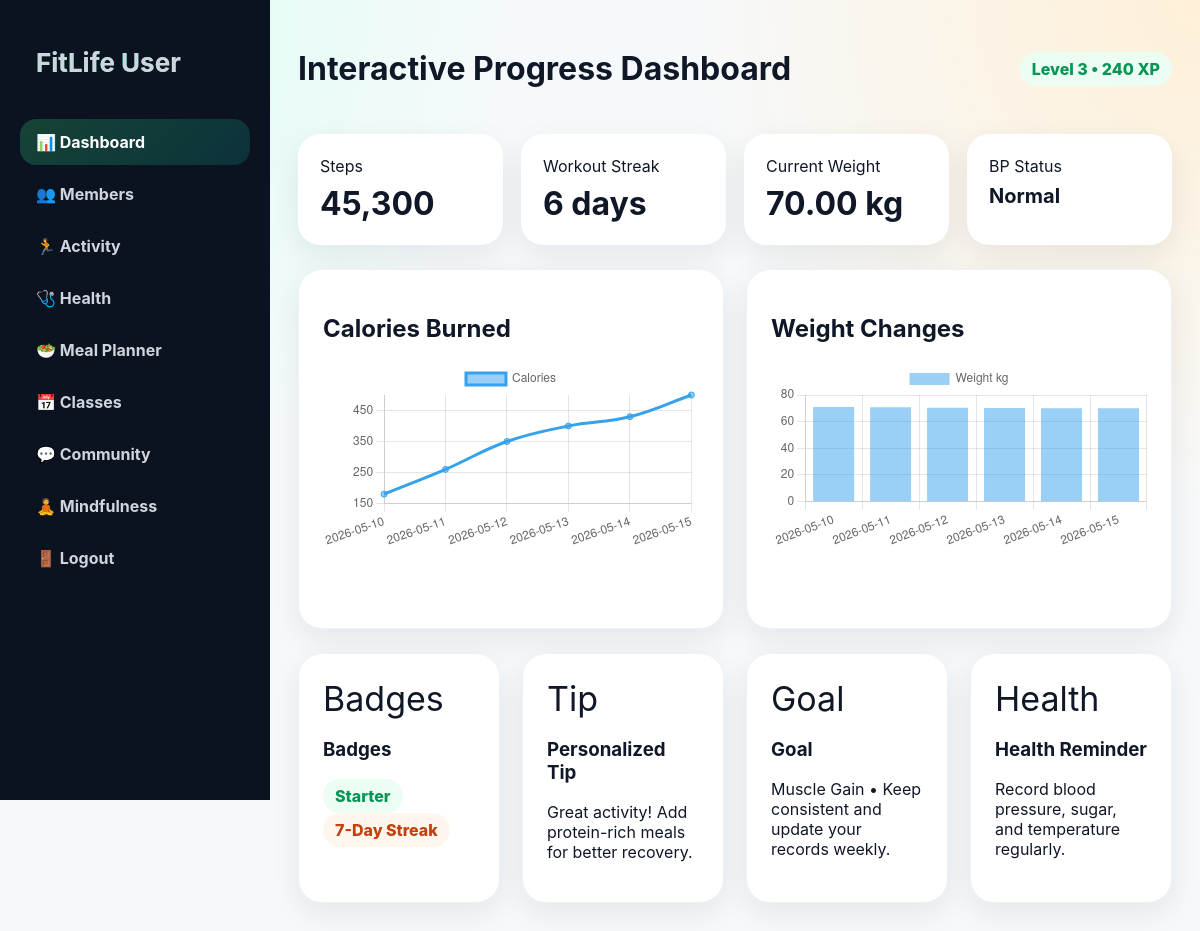
The page /member/dashboard.php (signed in) on the database its author committed.
### tables this page shows
CREATE TABLE members(
 id INT AUTO_INCREMENT PRIMARY KEY,
 user_id INT NOT NULL,
 phone VARCHAR(30), address VARCHAR(255), gender VARCHAR(20), birthday DATE,
 height_cm DECIMAL(6,2), weight_kg DECIMAL(6,2), goal VARCHAR(100), level_points INT DEFAULT 0,
 FOREIGN KEY(user_id) REFERENCES users(id) ON DELETE CASCADE
);

CREATE TABLE health_records(
 id INT AUTO_INCREMENT PRIMARY KEY,
 member_id INT NOT NULL, record_date DATE, systolic INT, diastolic INT, heart_rate INT, temperature DECIMAL(4,1), blood_sugar DECIMAL(6,2), oxygen_level INT, weight_kg DECIMAL(6,2), bmi DECIMAL(5,2), status VARCHAR(120), notes TEXT,
 FOREIGN KEY(member_id) REFERENCES members(id) ON DELETE CASCADE
);

### web/config/auth.php (called while the page is built, shortened)
<?php
function e($str){ return htmlspecialchars((string)$str, ENT_QUOTES, 'UTF-8'); }
?>

### web/member/dashboard.php (the view, shortened to what this page needs)
<?php
require '../config/database.php';
require_once '../config/auth.php';
$uid = (int)($_SESSION['user_id'] ?? 0);
$db_error = '';
function q_or_error($conn, $sql, &$db_error) {
    $res = mysqli_query($conn, $sql);
    return $res;
}
$member_id = 0;
$m = null;
$res = q_or_error($conn, "SELECT * FROM members WHERE user_id=$uid LIMIT 1", $db_error);
if ($res) { $m = mysqli_fetch_assoc($res); }
if ($m) { $member_id = (int)$m['id']; }
$labels=[]; $cal=[]; $wt=[]; $steps=0; $streak=0; $health=null;
if (!$db_error && $member_id > 0) {
    $logs = q_or_error($conn, "SELECT * FROM activity_logs WHERE member_id=$member_id ORDER BY log_date DESC LIMIT 7", $db_error);
    if ($logs) {
        $rows=[];
        while($r=mysqli_fetch_assoc($logs)){ $rows[]=$r; }
        $rows=array_reverse($rows);
        foreach($rows as $r){
            $labels[]=$r['log_date'] ?? '';
            $cal[]=(int)($r['calories_burned'] ?? 0);
            $wt[]=(float)($r['weight_kg'] ?? 0);
            $steps+=(int)($r['steps'] ?? 0);
            $streak++;
        }
    }
    if (!$db_error) {
        $hres = q_or_error($conn, "SELECT * FROM health_records WHERE member_id=$member_id ORDER BY record_date DESC LIMIT 1", $db_error);
        if ($hres) { $health=mysqli_fetch_assoc($hres); }
    }
}
?>
<!DOCTYPE html>
<html>
<head>
    <link rel="stylesheet" href="../assets/css/style.css">
</head>
<body>
<div class="layout">
    <?php include '_nav.php'; ?>
    <main class="main">
        <div class="header">
            <h1>Interactive Progress Dashboard</h1>
            <span class="badge">Level <?=floor((int)($m['level_points']??0)/100)+1?> • <?=e($m['level_points']??0)?> XP</span>
        </div>
        <?php if($db_error): ?>
            <div class="card" style="border-left:6px solid #ef4444">
                <h2>Database needs reset/import</h2>
                <p>The dashboard cannot read the current database schema.</p>
                <p><b>MySQL error:</b> <?=e($db_error)?></p>
                <p>Open phpMyAdmin, drop/delete <b>fitlife_db</b>, then import:</p>
                <code>web/database/RESET_AND_IMPORT_fitlife_db.sql</code>
            </div>
        <?php else: ?>
            <div class="stat-grid">
                <div class="stat"><span>Steps</span><h2><?=number_format($steps)?></h2></div>
                <div class="stat"><span>Workout Streak</span><h2><?=$streak?> days</h2></div>
                <div class="stat"><span>Current Weight</span><h2><?=e($m['weight_kg']??'0')?> kg</h2></div>
                <div class="stat"><span>BP Status</span><h2 style="font-size:20px"><?=e($health['status']??'No data')?></h2></div>
            </div>
            <div class="grid" style="padding:24px 0">
                <div class="card chart-card" style="grid-column:span 2"><h2>Calories Burned</h2><canvas id="cal"></canvas></div>
                <div class="card chart-card" style="grid-column:span 2"><h2>Weight Changes</h2><canvas id="wt"></canvas></div>
            </div>
            <div class="grid" style="padding:0">
                <div class="card"><div class="icon">Badges</div><h3>Badges</h3><p><span class="badge">Starter</span> <span class="badge warn">7-Day Streak</span></p></div>
                <div class="card"><div class="icon">Tip</div><h3>Personalized Tip</h3><p><?=($steps<5000)?'Try a 20-minute walk today to boost your step count.':'Great activity! Add protein-rich meals for better recovery.'?></p></div>
                <div class="card"><div class="icon">Goal</div><h3>Goal</h3><p><?=e($m['goal']??'Fitness Goal')?> • Keep consistent and update your records weekly.</p></div>
                <div class="card"><div class="icon">Health</div><h3>Health Reminder</h3><p>Record blood pressure, sugar, and temperature regularly.</p></div>
            </div>
            <script>
            new Chart(document.getElementById('cal'),{type:'line',data:{labels:<?=json_encode($labels)?>,datasets:[{label:'Calories',data:<?=json_encode($cal)?>,tension:.4}]},options:{animation:{duration:900}}});
            new Chart(document.getElementById('wt'),{type:'bar',data:{labels:<?=json_encode($labels)?>,datasets:[{label:'Weight kg',data:<?=json_encode($wt)?>}]},options:{animation:{duration:900}}});
            </script>
        <?php endif; ?>
    </main>
</div>
</body>
</html>

### web/assets/css/style.css (style rules this page uses)
:root { --green:#37d67a;--teal:#12c2b0;--orange:#ff8a3d;--dark:#101828;--muted:#667085;--bg:#f6f9fb;--card:#fff;--danger:#ef4444;--warn:#f59e0b;--radius:24px;--shadow:0 20px 55px rgba(16,24,40,.12) }
* { box-sizing:border-box }
body { margin:0;font-family:Inter,Segoe UI,Arial,sans-serif;background:radial-gradient(circle at top left,#d7fff0,transparent 34%),radial-gradient(circle at top right,#fff0d8,transparent 35%),var(--bg);color:var(--dark) }
.features,.grid { display:grid;grid-template-columns:repeat(4,1fr);gap:22px;padding:20px 7% 70px }
.card { background:var(--card);border-radius:var(--radius);padding:24px;box-shadow:0 10px 30px rgba(16,24,40,.08);border:1px solid #eef2f6;transition:.25s }
.icon { font-size:34px }
.layout { display:grid;grid-template-columns:270px 1fr;min-height:100vh }
.main { padding:28px }
.header { display:flex;justify-content:space-between;align-items:center;margin-bottom:24px }
.stat-grid { display:grid;grid-template-columns:repeat(4,1fr);gap:18px }
.stat { padding:22px;background:white;border-radius:22px;box-shadow:0 10px 30px rgba(16,24,40,.08) }
.stat h2 { margin:8px 0 0;font-size:32px }
.badge { padding:7px 12px;border-radius:999px;background:#ecfdf3;color:#079455;font-weight:800;display:inline-block }
.badge.warn { background:#fff7ed;color:#c2410c }
.chart-card { height:360px }

### rows shown on the page
members: floor((int)($m['level_points']??0)/100)+1 "3", level_points "240", weight_kg "70.00", goal "Muscle Gain"
health_records: status "Normal"

### other values the page prints
$steps "45,300"
$streak "6"
chart data {{ json_encode($labels) }} ["2026-05-10","2026-05-11","2026-05-12","2026-05-13","2026-05-14","2026-05-15"]
chart data {{ json_encode($cal) }} [180,260,350,400,430,500]
chart data {{ json_encode($wt) }} [71,70.8,70.5,70.3,70.1,70]
